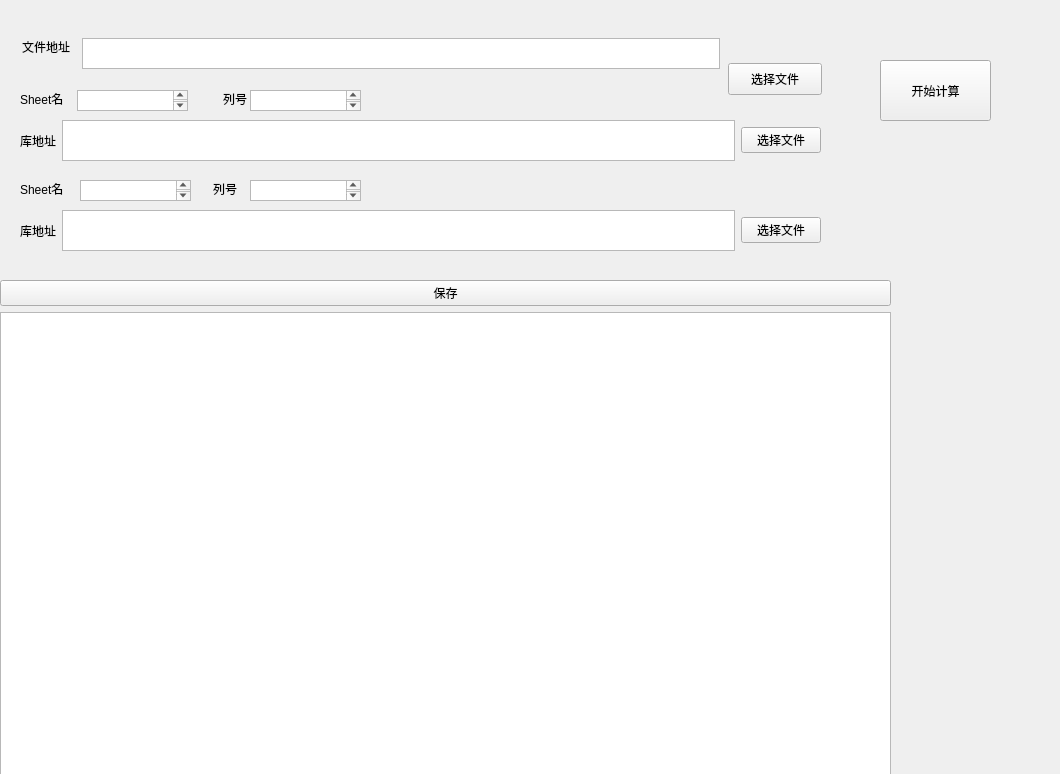
<?xml version="1.0" encoding="UTF-8"?>
<ui version="4.0">
 <class>MainWindow</class>
 <widget class="QMainWindow" name="MainWindow">
  <property name="geometry">
   <rect>
    <x>0</x>
    <y>0</y>
    <width>1060</width>
    <height>774</height>
   </rect>
  </property>
  <property name="windowTitle">
   <string>MainWindow</string>
  </property>
  <widget class="QWidget" name="centralwidget">
   <widget class="QWidget" name="layoutWidget">
    <property name="geometry">
     <rect>
      <x>0</x>
      <y>280</y>
      <width>891</width>
      <height>521</height>
     </rect>
    </property>
    <layout class="QGridLayout" name="gridLayout">
     <item row="0" column="1">
      <widget class="QPushButton" name="saveButton">
       <property name="text">
        <string>保存</string>
       </property>
      </widget>
     </item>
     <item row="1" column="1">
      <widget class="QTableWidget" name="tableWidget"/>
     </item>
    </layout>
   </widget>
   <widget class="QLabel" name="label_4">
    <property name="geometry">
     <rect>
      <x>223</x>
      <y>90</y>
      <width>31</width>
      <height>18</height>
     </rect>
    </property>
    <property name="text">
     <string>列号</string>
    </property>
   </widget>
   <widget class="QTextEdit" name="textEdit_3">
    <property name="geometry">
     <rect>
      <x>250</x>
      <y>90</y>
      <width>111</width>
      <height>21</height>
     </rect>
    </property>
   </widget>
   <widget class="QWidget" name="layoutWidget_2">
    <property name="geometry">
     <rect>
      <x>20</x>
      <y>120</y>
      <width>801</width>
      <height>41</height>
     </rect>
    </property>
    <layout class="QHBoxLayout" name="horizontalLayout_2">
     <item>
      <widget class="QLabel" name="label_5">
       <property name="text">
        <string>库地址</string>
       </property>
      </widget>
     </item>
     <item>
      <widget class="QTextEdit" name="textEdit_5"/>
     </item>
     <item>
      <widget class="QPushButton" name="pushButton_2">
       <property name="text">
        <string>选择文件</string>
       </property>
      </widget>
     </item>
    </layout>
   </widget>
   <widget class="QLabel" name="label_6">
    <property name="geometry">
     <rect>
      <x>20</x>
      <y>180</y>
      <width>49</width>
      <height>18</height>
     </rect>
    </property>
    <property name="text">
     <string>Sheet名</string>
    </property>
   </widget>
   <widget class="QLabel" name="label_7">
    <property name="geometry">
     <rect>
      <x>213</x>
      <y>180</y>
      <width>31</width>
      <height>18</height>
     </rect>
    </property>
    <property name="text">
     <string>列号</string>
    </property>
   </widget>
   <widget class="QTextEdit" name="textEdit_6">
    <property name="geometry">
     <rect>
      <x>80</x>
      <y>180</y>
      <width>111</width>
      <height>21</height>
     </rect>
    </property>
   </widget>
   <widget class="QTextEdit" name="textEdit_7">
    <property name="geometry">
     <rect>
      <x>250</x>
      <y>180</y>
      <width>111</width>
      <height>21</height>
     </rect>
    </property>
   </widget>
   <widget class="QWidget" name="layoutWidget_3">
    <property name="geometry">
     <rect>
      <x>20</x>
      <y>210</y>
      <width>801</width>
      <height>41</height>
     </rect>
    </property>
    <layout class="QHBoxLayout" name="horizontalLayout_3">
     <item>
      <widget class="QLabel" name="label_8">
       <property name="text">
        <string>库地址</string>
       </property>
      </widget>
     </item>
     <item>
      <widget class="QTextEdit" name="textEdit_8"/>
     </item>
     <item>
      <widget class="QPushButton" name="pushButton_3">
       <property name="text">
        <string>选择文件</string>
       </property>
      </widget>
     </item>
    </layout>
   </widget>
   <widget class="QPushButton" name="operationButton">
    <property name="geometry">
     <rect>
      <x>880</x>
      <y>60</y>
      <width>111</width>
      <height>61</height>
     </rect>
    </property>
    <property name="text">
     <string>开始计算</string>
    </property>
   </widget>
   <widget class="QTextEdit" name="textEdit_2">
    <property name="geometry">
     <rect>
      <x>77</x>
      <y>90</y>
      <width>111</width>
      <height>21</height>
     </rect>
    </property>
   </widget>
   <widget class="QLabel" name="label_2">
    <property name="geometry">
     <rect>
      <x>20</x>
      <y>90</y>
      <width>49</width>
      <height>18</height>
     </rect>
    </property>
    <property name="text">
     <string>Sheet名</string>
    </property>
   </widget>
   <widget class="QTextEdit" name="textEdit">
    <property name="geometry">
     <rect>
      <x>82</x>
      <y>38</y>
      <width>638</width>
      <height>31</height>
     </rect>
    </property>
   </widget>
   <widget class="QLabel" name="label">
    <property name="geometry">
     <rect>
      <x>22</x>
      <y>38</y>
      <width>52</width>
      <height>18</height>
     </rect>
    </property>
    <property name="text">
     <string>文件地址</string>
    </property>
   </widget>
   <widget class="QPushButton" name="pushButton">
    <property name="geometry">
     <rect>
      <x>728</x>
      <y>63</y>
      <width>94</width>
      <height>32</height>
     </rect>
    </property>
    <property name="text">
     <string>选择文件</string>
    </property>
   </widget>
  </widget>
 </widget>
 <resources/>
 <connections/>
</ui>
